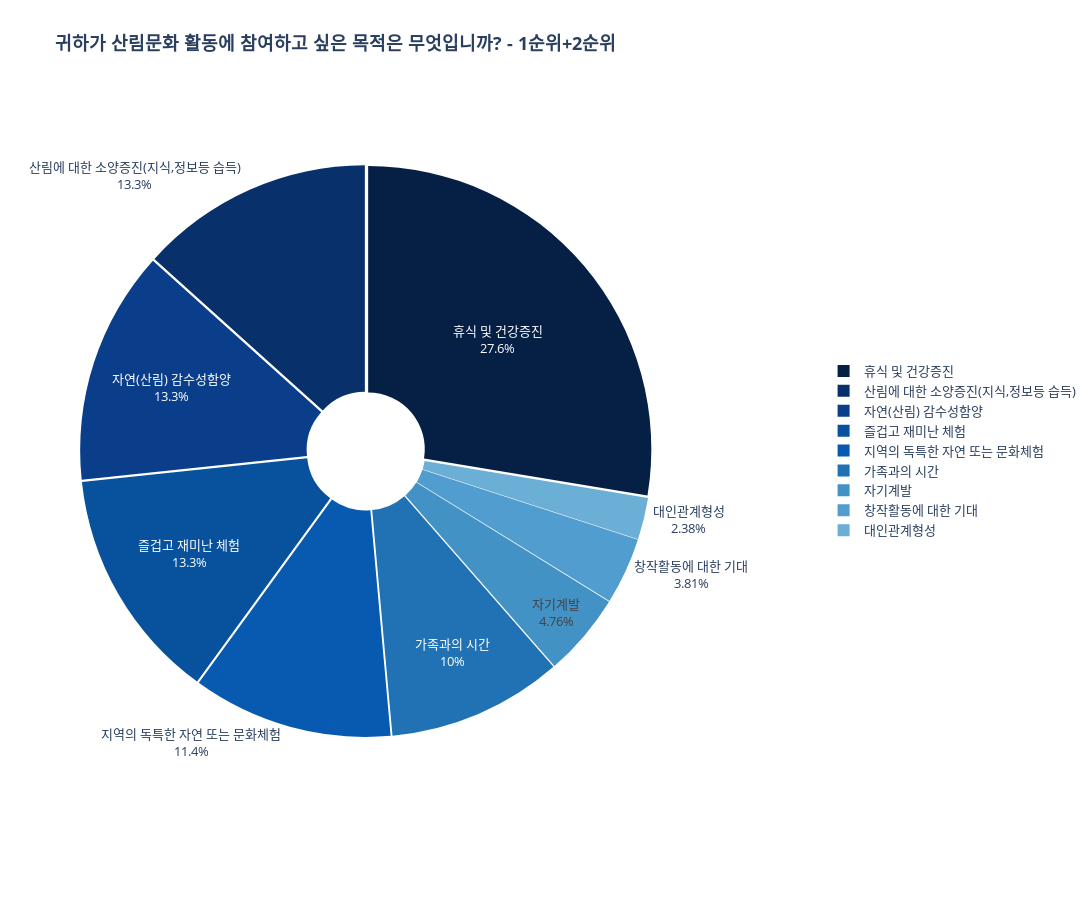

The cell this chart's notebook holds for it:
### Code cell
# 빈도를 비율로 변환
frequency7_C['비율'] = frequency7_C['1순위+2순위_빈도'] / frequency7_C['1순위+2순위_빈도'].sum()

# 파이 차트 시각화 (크기 조절)
fig = px.pie(frequency7_C, values='비율', names='값', title="<b>귀하가 산림문화 활동에 참여하고 싶은 목적은 무엇입니까? - 1순위+2순위</b>", hole=0.2,
                color_discrete_sequence=color_scale)
fig.update_layout(
    font=dict(size=13),
    height=900,  # 그림의 높이 설정
    width=1400,    # 그림의 너비 설정
    legend=dict(x=1.3, y=0.5)  # 범례 위치 조정 (x, y 조절 가능)
)
# 차트 내에 비율 숫자 직접 표시
pull_lst = [0.01] * 12
fig.update_traces(textinfo='percent+label', pull=pull_lst, insidetextorientation='horizontal')  # 비율 숫자를 라벨과 함께 표시

fig.show()

### Figure 1 — Plotly figure (JSON) as saved in the notebook; plotly's stock layout.template omitted (floating-point values rounded to 4 significant figures)
{"data": [{"domain": {"x": [0, 1], "y": [0, 1]}, "hole": 0.2, "hovertemplate": "값=%{label}<br>비율=%{value}<extra></extra>", "insidetextorientation": "horizontal", "labels": ["휴식 및 건강증진", "산림에 대한 소양증진(지식,정보등 습득)", "자연(산림) 감수성함양", "즐겁고 재미난 체험", "지역의 독특한 자연 또는 문화체험", "가족과의 시간", "자기계발", "창작활동에 대한 기대", "대인관계형성"], "legendgroup": "", "name": "", "pull": [0.01, 0.01, 0.01, 0.01, 0.01, 0.01, 0.01, 0.01, 0.01, 0.01, 0.01, 0.01], "showlegend": true, "textinfo": "percent+label", "type": "pie", "values": [0.2762, 0.1333, 0.1333, 0.1333, 0.1143, 0.1, 0.04762, 0.0381, 0.02381]}], "layout": {"font": {"size": 13}, "height": 900, "legend": {"tracegroupgap": 0, "x": 1.3, "y": 0.5}, "piecolorway": ["rgb(5,31,69)", "rgb(8,48,107)", "rgb(11,62,138)", "rgb(8,81,156)", "rgb(7,90,176)", "rgb(33,113,181)", "rgb(66,146,198)", "rgb(81,157,207)", "rgb(107,174,214)", "rgb(158,202,225)", "rgb(198,219,239)", "rgb(222,235,247)", "rgb(247,251,255)"], "title": {"text": "<b>귀하가 산림문화 활동에 참여하고 싶은 목적은 무엇입니까? - 1순위+2순위</b>"}, "width": 1400}}
